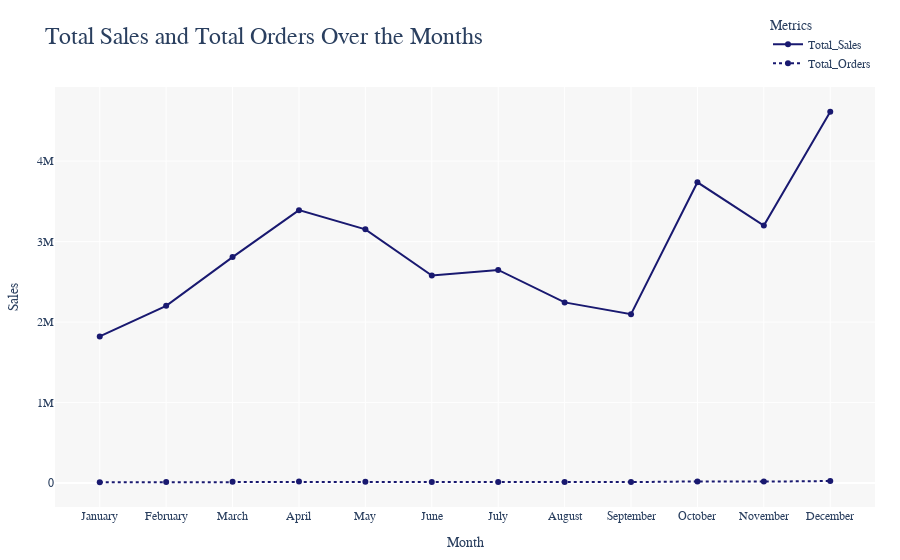

Notebook code for this chart:
### Markdown cell above
### 5. Total Sales and Orders Trend

### Code cell
monthly_data = maindf.groupby('Month').agg(
    Total_Sales=('Sales', 'sum'),
    Total_Orders=('Order ID', 'count')).reset_index()


fig = px.line(
    monthly_data,
    x="Month",
    y=["Total_Sales", "Total_Orders"],
    labels={
        "Month": "Month",
        "value": "Sales",
        "variable": "Metric"
    },
    title="Total Sales and Total Orders Over the Months",
    markers=True
)


fig.for_each_trace(lambda trace: trace.update(
    line=dict(
        color="midnightblue",
        dash="solid" if trace.name == "Total_Sales" else "dot"
    )
))


fig.update_layout(
    title_font=dict(size=24),
    font_family="Arial Black",
    xaxis_title="Month", 
    xaxis=dict(
        tickvals=list(range(1, 13)),
        ticktext=[
            'January', 'February', 'March', 'April', 'May', 'June', 
            'July', 'August', 'September', 'October', 'November', 'December'
        ]
    ),
    yaxis_title="Sales",
    legend_title="Metrics",
    legend=dict(orientation="v", yanchor="bottom", y=1.02, xanchor="right", x=1),
    margin=dict(t=75, l=25, r=25, b=25),
    plot_bgcolor="rgba(245, 245, 245, 0.8)",
    height=500
)

fig.show()

### Figure 1 — Plotly figure (JSON) as saved in the notebook; plotly's stock layout.template omitted (floating-point values rounded to 4 significant figures)
{"data": [{"hovertemplate": "Metric=Total_Sales<br>Month=%{x}<br>Sales=%{y}<extra></extra>", "legendgroup": "Total_Sales", "line": {"color": "midnightblue", "dash": "solid"}, "marker": {"symbol": "circle"}, "mode": "lines+markers", "name": "Total_Sales", "orientation": "v", "showlegend": true, "type": "scatter", "x": [1, 2, 3, 4, 5, 6, 7, 8, 9, 10, 11, 12], "xaxis": "x", "y": [1822000.0, 2202000.0, 2807000.0, 3391000.0, 3153000.0, 2578000.0, 2648000.0, 2244000.0, 2098000.0, 3737000.0, 3200000.0, 4613000.0], "yaxis": "y"}, {"hovertemplate": "Metric=Total_Orders<br>Month=%{x}<br>Sales=%{y}<extra></extra>", "legendgroup": "Total_Orders", "line": {"color": "midnightblue", "dash": "dot"}, "marker": {"symbol": "circle"}, "mode": "lines+markers", "name": "Total_Orders", "orientation": "v", "showlegend": true, "type": "scatter", "x": [1, 2, 3, 4, 5, 6, 7, 8, 9, 10, 11, 12], "xaxis": "x", "y": [9709, 11975, 15153, 18279, 16566, 13554, 14293, 11961, 11621, 20282, 17573, 24984], "yaxis": "y"}], "layout": {"autosize": true, "font": {"family": "Arial Black"}, "legend": {"orientation": "v", "title": {"text": "Metrics"}, "tracegroupgap": 0, "x": 1, "xanchor": "right", "y": 1.02, "yanchor": "bottom"}, "margin": {"b": 25, "l": 25, "r": 25, "t": 75}, "plot_bgcolor": "rgba(245, 245, 245, 0.8)", "title": {"font": {"size": 24}, "text": "Total Sales and Total Orders Over the Months"}, "xaxis": {"anchor": "y", "autorange": true, "domain": [0, 1], "range": [0.3376, 12.66], "ticktext": ["January", "February", "March", "April", "May", "June", "July", "August", "September", "October", "November", "December"], "tickvals": [1, 2, 3, 4, 5, 6, 7, 8, 9, 10, 11, 12], "title": {"text": "Month"}, "type": "linear"}, "yaxis": {"anchor": "x", "autorange": true, "domain": [0, 1], "range": [-306700.0, 4930000.0], "title": {"text": "Sales"}, "type": "linear"}}}
